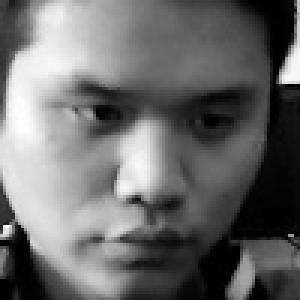
//> input picture 05-facereg/facereg/einfacedata/trainingdata/1.jpg, 100 x 100 px, given in place of the camera (shown 3 times larger)
$ ./main   (built with g++ and OpenCV 4)
//> lines starting //> are read from the running program, lines starting //| are printed output that depends on the picture; after the words box and inside, x2 and y2 are one past the last pixel; in counts of white or black regions, pixels touching at a corner belong together
//
//  main.cpp
//  objectDetection
//
//  Created by lvfeng on 17/1/22.
//  Copyright © 2017年 lvfeng. All rights reserved.
//

/**
 * @file objectDetection.cpp
 * @author A. Huaman ( based in the classic facedetect.cpp in samples/c )
 * @brief A simplified version of facedetect.cpp, show how to load a cascade classifier and how to find objects (Face + eyes) in a video stream
 */
/** Global variables */
//-- Note, either copy these two files from opencv/data/haarscascades to your current folder, or change these locations
//String face_cascade_name = "/Users/lvfeng/trunk/opencv-tutorial/objectDetection/objectDetection/haarcascade_frontalface_alt.xml";
//String eyes_cascade_name = "/Users/lvfeng/trunk/opencv-tutorial/objectDetection/objectDetection/haarcascade_eye_tree_eyeglasses.xml";

#include "opencv2/objdetect/objdetect.hpp"
#include "opencv2/highgui/highgui.hpp"
#include "opencv2/imgproc/imgproc.hpp"

#include <iostream>
#include <stdio.h>

using namespace std;
using namespace cv;

/** Function Headers */
void detectAndDisplay( Mat frame );

/** Global variables */
String face_cascade_name = "/Users/lvfeng/trunk/opencv-tutorial/03-objectDetection/objectDetection/lbpcascade_frontalface.xml";
String eyes_cascade_name = "/Users/lvfeng/trunk/opencv-tutorial/03-objectDetection/objectDetection/haarcascade_eye_tree_eyeglasses.xml";
CascadeClassifier face_cascade;
CascadeClassifier eyes_cascade;
string window_name = "Capture - Face detection";

RNG rng(12345);

/**
 * @function main
 */
int main( void )
{
    VideoCapture capture;
    Mat frame;

    //-- 1. Load the cascade
    if( !face_cascade.load( face_cascade_name ) ){ printf("--(!)Error loading\n"); return -1; };
    if( !eyes_cascade.load( eyes_cascade_name ) ){ printf("--(!)Error loading\n"); return -1; };

    //-- 2. Read the video stream
    capture.open( 0 );
    if( capture.isOpened() )
    {
        for(;;)
        {
            capture >> frame;
//> frame is the input picture: 100 rows x 100 cols, CV_8UC3; min 0, max 255, mean 107

            //-- 3. Apply the classifier to the frame
            if( !frame.empty() )
            { detectAndDisplay( frame ); }

            else
            { printf(" --(!) No captured frame -- Break!"); break; }

            int c = waitKey(10);
            if( (char)c == 'c' ) { break; }


        }
    }
    return 0;
}

/**
 * @function detectAndDisplay
 */
void detectAndDisplay( Mat frame )
{
    std::vector<Rect> faces;
    Mat frame_gray;

    cvtColor( frame, frame_gray, COLOR_BGR2GRAY );
    equalizeHist( frame_gray, frame_gray );
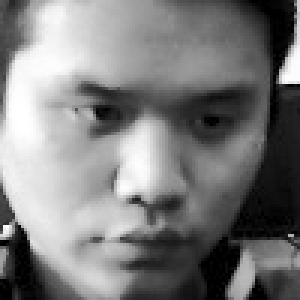
//> frame_gray: 100 rows x 100 cols, CV_8UC1 (shown 3 times larger); min 0, max 255, mean 124.5


    //-- Detect faces
    face_cascade.detectMultiScale( frame_gray, faces, 1.1, 2, 0, Size(80, 80) );
//> faces = 1 Rect (x, y, width, height): [12, 5, 86, 86]

    for( size_t i = 0; i < faces.size(); i++ )
    {
        Mat faceROI = frame_gray( faces[i] );
        std::vector<Rect> eyes;

        Point center( faces[i].x + faces[i].width/2, faces[i].y + faces[i].height/2 );
        ellipse( frame, center, Size( faces[i].width/2, faces[i].height/2), 0, 0, 360, Scalar( 255, 0, 0 ), 2, 8, 0 );

        // [17 lines of commented-out code are left out]
    }
//> this loop made 1 pass
//> center on pass 1: Point(55, 48)
//> pass 1, in detectAndDisplay, `Mat faceROI = frame_gray( faces[i] );`:
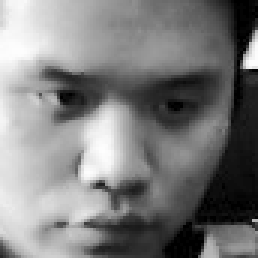
//> faceROI: 86 rows x 86 cols, CV_8UC1 (shown 3 times larger); min 0, max 254, mean 124.4
//> after the loop:
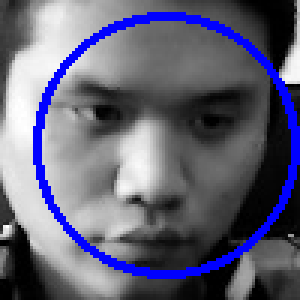
//> frame: 100 rows x 100 cols, CV_8UC3 (shown 3 times larger); 8% of pixels changed, all inside (x1, y1, x2, y2) = (11, 4, 100, 93)
//> the Esc key is pressed
    //-- Show what you got
    imshow( window_name, frame );
}

$ run again, on 05-facereg/facereg/einfacedata/trainingdata/2.jpg
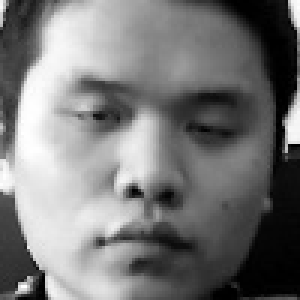
//> input picture 05-facereg/facereg/einfacedata/trainingdata/2.jpg, 100 x 100 px, given in place of the camera (shown 3 times larger)
//> frame is the input picture: 100 rows x 100 cols, CV_8UC3; min 0, max 255, mean 119.6
//> faces = 1 Rect (x, y, width, height): [3, 8, 91, 91]
//> the loop in detectAndDisplay, `for( size_t i = 0; i < faces.size(); i++ )` made 1 pass
//> center on pass 1: Point(48, 53)
//> pass 1, in detectAndDisplay, `Mat faceROI = frame_gray( faces[i] );`:
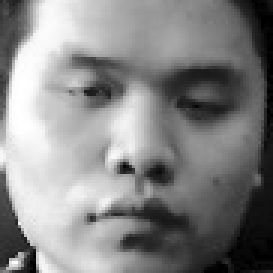
//> faceROI: 91 rows x 91 cols, CV_8UC1 (shown 3 times larger); min 0, max 255, mean 133.6
//> after the loop in detectAndDisplay, `for( size_t i = 0; i < faces.size(); i++ )`:
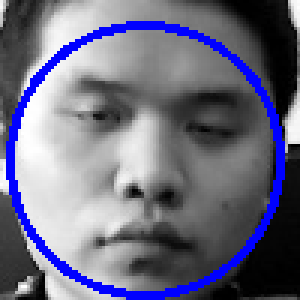
//> frame: 100 rows x 100 cols, CV_8UC3 (shown 3 times larger); 8.36% of pixels changed, all inside (x1, y1, x2, y2) = (2, 7, 95, 100)

$ run again, on 05-facereg/facereg/einfacedata/trainingdata/21.jpg
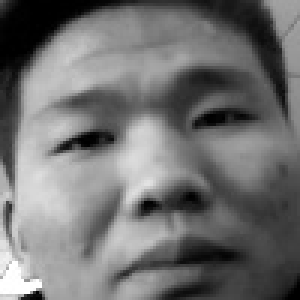
//> input picture 05-facereg/facereg/einfacedata/trainingdata/21.jpg, 100 x 100 px, given in place of the camera (shown 3 times larger)
//> frame is the input picture: 100 rows x 100 cols, CV_8UC3; min 0, max 255, mean 113.3
//> in detectAndDisplay, `equalizeHist( frame_gray, frame_gray );`:
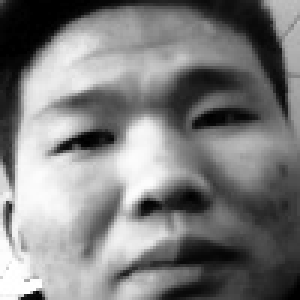
//> frame_gray: 100 rows x 100 cols, CV_8UC1 (shown 3 times larger); min 0, max 255, mean 125.7
//> faces = empty
